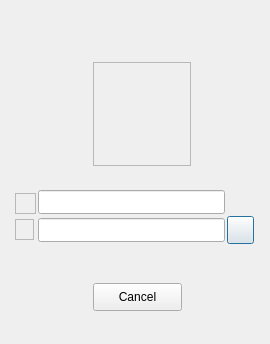
<?xml version="1.0" encoding="UTF-8"?>
<ui version="4.0">
 <class>startweighing</class>
 <widget class="QDialog" name="startweighing">
  <property name="geometry">
   <rect>
    <x>0</x>
    <y>0</y>
    <width>270</width>
    <height>344</height>
   </rect>
  </property>
  <property name="contextMenuPolicy">
   <enum>Qt::NoContextMenu</enum>
  </property>
  <property name="windowTitle">
   <string>Operator Login</string>
  </property>
  <property name="windowIcon">
   <iconset resource="images.qrc">
    <normaloff>:/new/images/user.ico</normaloff>:/new/images/user.ico</iconset>
  </property>
  <widget class="QFrame" name="loginwindowframe">
   <property name="geometry">
    <rect>
     <x>-10</x>
     <y>-20</y>
     <width>291</width>
     <height>371</height>
    </rect>
   </property>
   <property name="styleSheet">
    <string notr="true">image: url(:/new/images/operatorlogin.png);</string>
   </property>
   <property name="frameShape">
    <enum>QFrame::StyledPanel</enum>
   </property>
   <property name="frameShadow">
    <enum>QFrame::Raised</enum>
   </property>
   <widget class="QLineEdit" name="usernameedit">
    <property name="geometry">
     <rect>
      <x>48</x>
      <y>210</y>
      <width>187</width>
      <height>24</height>
     </rect>
    </property>
    <property name="font">
     <font>
      <family>Arial Unicode MS</family>
      <pointsize>9</pointsize>
      <weight>75</weight>
      <bold>true</bold>
     </font>
    </property>
    <property name="text">
     <string/>
    </property>
    <property name="maxLength">
     <number>30</number>
    </property>
    <property name="alignment">
     <set>Qt::AlignCenter</set>
    </property>
   </widget>
   <widget class="QLineEdit" name="passwordedit">
    <property name="geometry">
     <rect>
      <x>48</x>
      <y>238</y>
      <width>187</width>
      <height>24</height>
     </rect>
    </property>
    <property name="font">
     <font>
      <family>Arial Unicode MS</family>
      <pointsize>9</pointsize>
      <weight>75</weight>
      <bold>true</bold>
     </font>
    </property>
    <property name="text">
     <string/>
    </property>
    <property name="maxLength">
     <number>30</number>
    </property>
    <property name="echoMode">
     <enum>QLineEdit::Password</enum>
    </property>
    <property name="alignment">
     <set>Qt::AlignCenter</set>
    </property>
   </widget>
   <widget class="QPushButton" name="okbutton">
    <property name="geometry">
     <rect>
      <x>237</x>
      <y>236</y>
      <width>27</width>
      <height>28</height>
     </rect>
    </property>
    <property name="styleSheet">
     <string notr="true"/>
    </property>
    <property name="text">
     <string/>
    </property>
    <property name="icon">
     <iconset resource="images.qrc">
      <normaloff>:/new/images/enter.png</normaloff>:/new/images/enter.png</iconset>
    </property>
    <property name="iconSize">
     <size>
      <width>20</width>
      <height>22</height>
     </size>
    </property>
   </widget>
   <widget class="QPushButton" name="cancelbutton">
    <property name="geometry">
     <rect>
      <x>103</x>
      <y>303</y>
      <width>89</width>
      <height>28</height>
     </rect>
    </property>
    <property name="styleSheet">
     <string notr="true"/>
    </property>
    <property name="text">
     <string>Cancel</string>
    </property>
   </widget>
   <widget class="QFrame" name="loginuserframe">
    <property name="geometry">
     <rect>
      <x>103</x>
      <y>82</y>
      <width>98</width>
      <height>104</height>
     </rect>
    </property>
    <property name="styleSheet">
     <string notr="true">image: url(:/new/images/operator.png);</string>
    </property>
    <property name="frameShape">
     <enum>QFrame::StyledPanel</enum>
    </property>
    <property name="frameShadow">
     <enum>QFrame::Raised</enum>
    </property>
   </widget>
   <widget class="QFrame" name="userframe">
    <property name="geometry">
     <rect>
      <x>25</x>
      <y>213</y>
      <width>21</width>
      <height>21</height>
     </rect>
    </property>
    <property name="styleSheet">
     <string notr="true">image: url(:/new/images/user.ico);</string>
    </property>
    <property name="frameShape">
     <enum>QFrame::StyledPanel</enum>
    </property>
    <property name="frameShadow">
     <enum>QFrame::Raised</enum>
    </property>
   </widget>
   <widget class="QFrame" name="passwordframe">
    <property name="geometry">
     <rect>
      <x>25</x>
      <y>239</y>
      <width>19</width>
      <height>21</height>
     </rect>
    </property>
    <property name="styleSheet">
     <string notr="true">image: url(:/new/images/password.ico);</string>
    </property>
    <property name="frameShape">
     <enum>QFrame::StyledPanel</enum>
    </property>
    <property name="frameShadow">
     <enum>QFrame::Raised</enum>
    </property>
   </widget>
  </widget>
 </widget>
 <resources>
  <include location="images.qrc"/>
 </resources>
 <connections/>
</ui>
